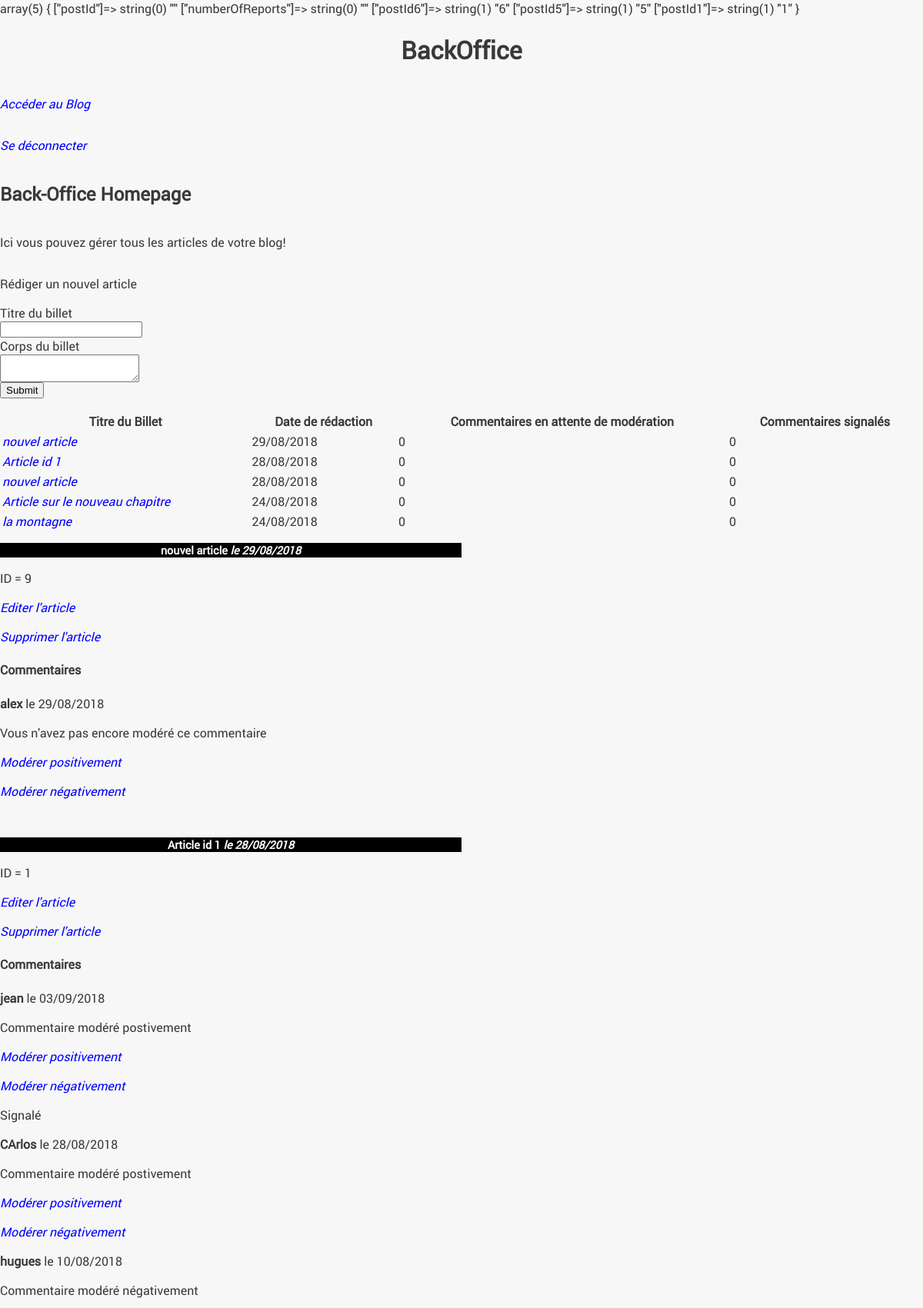
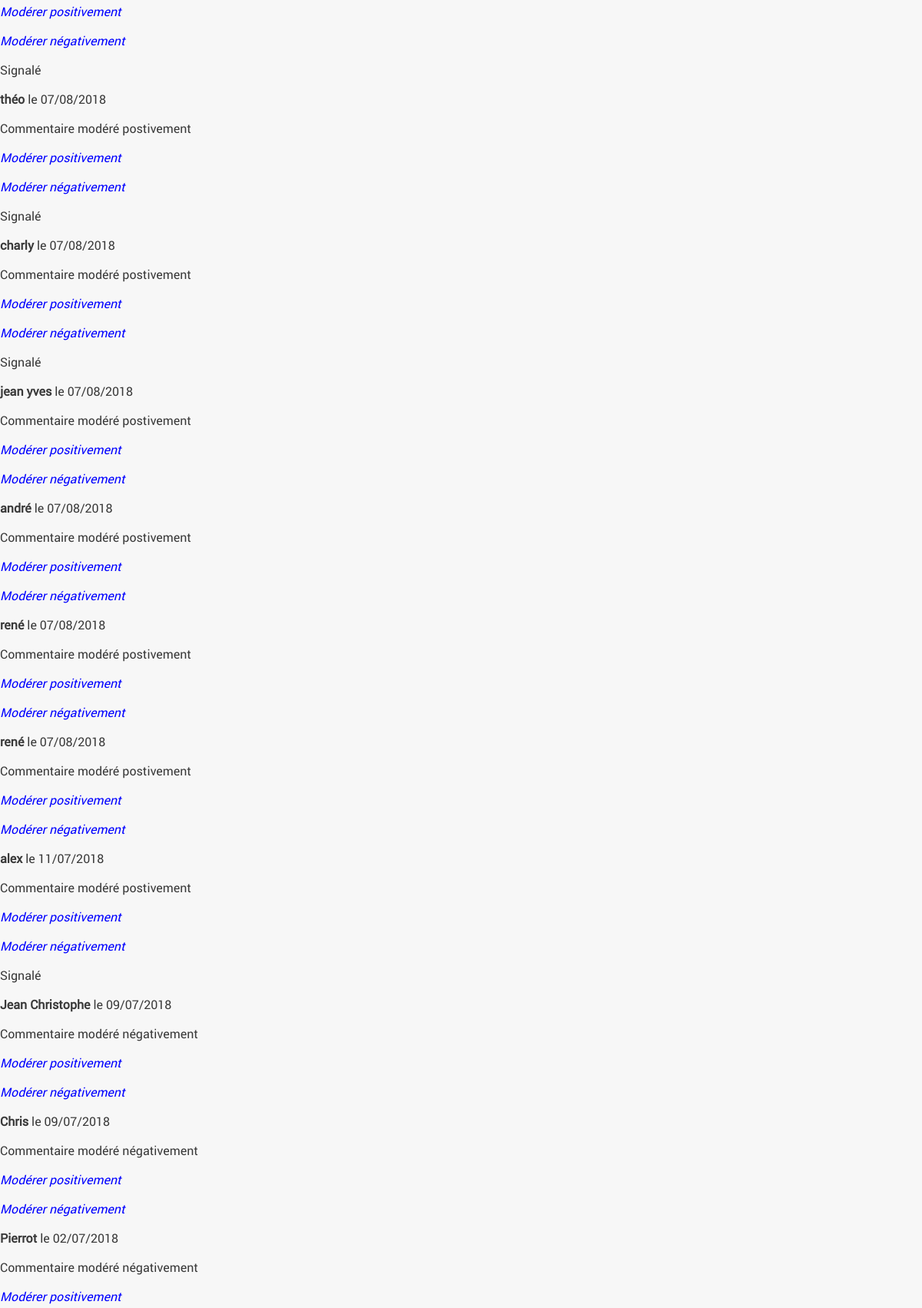
Page /index.php?action=displayDashboard (signed in, upper part) on the committed database (2 pictures, top to bottom).
### tables this page shows
CREATE TABLE `posts` (
  `id` int(11) NOT NULL,
  `title` varchar(255) NOT NULL,
  `content` text NOT NULL,
  `creation_date` datetime NOT NULL DEFAULT CURRENT_TIMESTAMP,
  `reportedComments` int(255) NOT NULL,
  `commentsWaitingForModeration` int(255) NOT NULL
);

CREATE TABLE `comments` (
  `id` int(11) NOT NULL,
  `post_id` int(11) NOT NULL,
  `author` varchar(255) NOT NULL,
  `comment` text NOT NULL,
  `comment_date` datetime NOT NULL,
  `report` tinyint(1) NOT NULL DEFAULT '0',
  `status` varchar(255) DEFAULT 'pending'
);

### controller/backend/backend.php (called while the page is built, shortened)
<?php
require_once 'model/PostManager.php';
require_once 'model/CommentManager.php';
class ctrlBackend {
    private $postManager;
    public function __construct() {
        $this->postManager = new PostManager();
        $this->commentManager = new CommentManager();
    }
    public function listPosts() {
        $posts = $this->postManager->getPosts();
        $comments = $this->commentManager->getAllComments();
        $commentSummary= array("postId"=>'',"numberOfReports"=>'');
        foreach ($comments as $comment):
            $postId = $comment->getPostId();
                    if ($comment->getReport() == true) {
                        if (!in_array($postId, $commentSummary)) {
                            $commentSummary['postId'.$postId] = $postId;
                        }
                    }
        endforeach;
        var_dump($commentSummary);
        require('view/backend/homepageView.php');
    }
}

### index.php (called while the page is built, shortened)
<?php
$router = new Router();
$router -> routRequest();

### model/PostManager.php (called while the page is built, shortened)
<?php
require_once("model/Manager.php");
require_once("model/entities/Post.php");
class PostManager extends Manager
{
    public function getPosts()
    {
        $sql = 'SELECT id, title, content, DATE_FORMAT(creation_date, \'%d/%m/%Y\') AS creation_date, reportedComments, commentsWaitingForModeration FROM posts ORDER BY creation_date DESC LIMIT 0, 5';
        $results = $this->executeRequest($sql);
        $posts = array();
        foreach ($results as $result) {
            $post = new Post($result);
            array_push($posts, $post);
        }
        return $posts;
    }
}

### model/Manager.php (called while the page is built, shortened)
<?php
class Manager
{
    private $bdd;
    protected function executeRequest($sql, $params = null) {
        if ($params == null) {
            $result = $this->getBdd()->query($sql);
        }
        else {
            $result = $this->getBdd()->prepare($sql);
            $result->execute($params);
        }
    return $result;
    }
    private function getBdd() {
        if ($this->bdd == null) {
            $this->bdd = new PDO('mysql:host=localhost;dbname=blog;charset=utf8',
            'root', 'root', array(PDO::ATTR_ERRMODE => PDO::ERRMODE_EXCEPTION));
        }
    return $this->bdd;
    }
}

### model/entities/Post.php (called while the page is built, shortened)
<?php
class Post {
    private $id, $title, $content, $creation_date;
    private $reportedComments, $commentsWaitingForModeration;
    public function hydrate (array $data) {
        foreach ($data as $key => $value) {
            $method = 'set'.ucfirst($key);
        }
    }
    public function setId($id) {
        $this->id = $id;
    }
    public function setTitle($title) {
        $this->title = $title;
    }
    public function setCreation_date($creation_date) {
        $this->creation_date = $creation_date;
    }
    public function setCommentsWaitingForModeration($commentsWaitingForModeration)
    {
        $this->commentsWaitingForModeration = $commentsWaitingForModeration;
    }
    public function setReportedComments($reportedComments)
    {
        $this->reportedComments = $reportedComments;
    }
    public function getId() {
        return $this->id;
    }
    public function getTitle() {
        return $this->title;
    }
    public function getCreation_date() {
        return $this->creation_date;
    }
    public function getCommentsWaitingForModeration() {
        return $this->commentsWaitingForModeration;
    }
    public function getReportedComments() {
        return $this->reportedComments;
    }
}

### model/CommentManager.php (called while the page is built, shortened)
<?php
require_once("model/Manager.php");
require_once("model/entities/Comment.php");
class CommentManager extends Manager
{
    public function getAllComments() {
        $sql = 'SELECT id, post_id AS postId, author, comment, status, report, DATE_FORMAT(comment_date, \'%d/%m/%Y\') AS commentDate FROM comments
        ORDER BY
            CASE
                WHEN report=1 AND status="pending" THEN report
            END DESC,
            CASE
                WHEN report!=1 AND status="pending" THEN status
            END DESC,
        comment_date DESC';
        $results = $this->executeRequest($sql);
        $comments = array();
        foreach ($results as $result) {
            $comment = new Comment($result);
            array_push($comments, $comment);
        }
        return $comments;
    }
}

### model/entities/Comment.php (called while the page is built, shortened)
<?php
class Comment {
    private $postId;
    private $id, $author, $comment, $commentDate;
    private $status;
    private $report;
    public function hydrate (array $data) {
        foreach ($data as $key => $value) {
            $method = 'set'.ucfirst($key);
        }
    }
    public function setId($id) {
        $this->id = $id;
    }
    public function setPostId($postId) {
        $this->postId = $postId;
    }
    public function setAuthor($author) {
        $this->author = $author;
    }
    public function setCommentDate($commentDate) {
        $this->commentDate = $commentDate;
    }
    public function setStatus($status) {
        $statuses = array("pending", "disapproved", "approved");
        if (in_array($status, $statuses)) {
            $this->status = $status;
        }
    }
    public function setReport($report) {
            $this->report = $report;
        }
    public function getPostId() {
        return $this->postId;
    }
    public function getId() {
        return $this->id;
    }
    public function getAuthor() {
        return $this->author;
    }
    public function getCommentDate() {
        return $this->commentDate;
    }
    public function getStatus() {
        return $this->status;
    }
    public function getReport() {
        return $this->report;
    }
}

### view/backend/homepageView.php (the view, shortened to what this page needs)
<p><a href="index.php?action=disconnect">Se déconnecter</a></p>
<h2>Back-Office Homepage</h2>
<p>Ici vous pouvez gérer tous les articles de votre blog!</p>
<p>Rédiger un nouvel article</p>
<form action="index.php?action=addPost" method="post">
    <div>
        <label for="title">Titre du billet</label><br />
        <input type="text" id="title" name="title" required/>
    </div>
    <div>
        <label for="content">Corps du billet</label><br />
        <textarea class="mytextarea" name="content"></textarea>
    </div>
    <div>
        <input type="submit" />
    </div>
</form>
<table>
    <tr>
        <th>Titre du Billet</th>
        <th>Date de rédaction</th>
        <th>Commentaires en attente de modération</th>
        <th>Commentaires signalés</th>
    </tr>
    <?php foreach ($posts as $post):
    ?>
    <tr>
        <td><a href="index.php?action=displayPost&amp;id=<?= $post->getId(); ?>"><?= htmlspecialchars($post->getTitle()) ;?></a></td>
        <td><?= $post->getCreation_date(); ?></td>
        <td><?= $post->getcommentsWaitingForModeration(); ?></td>
        <td><?= $post->getreportedComments(); ?></td>
    </tr>
    <?php
    endforeach;
    ?>
</table>
<?php foreach ($posts as $post): ?>
<div>
    <h3>
        <?= htmlspecialchars($post->getTitle()) ;?>
        <em>le <?= $post->getCreation_date(); ?></em>
    </h3>
    <p>ID = <?= $post->getId();?></p>
    <p><a href="index.php?action=displayPost&amp;id=<?= $post->getId(); ?>">Editer l'article</a></p>
    <em><a href="index.php?action=delete&amp;id=<?= $post->getId(); ?>">Supprimer l'article</a></em>
    <p>
        <h4>Commentaires</h4>
        <?php $postId = $post->getId();?>
        <p>
        <?php foreach ($comments as $comment):
            $commentPostId = $comment->getPostId();
            if ($commentPostId === $postId) {
                ?>
                    <p><strong><?= htmlspecialchars($comment->getAuthor()); ?></strong> le <?= $comment->getCommentDate(); ?></p>
                    <?php
                    if ($comment->getStatus() === "approved") {
                        ?>
                        <p>Commentaire modéré postivement</p>
                        <?php
                    }
                    else if ($comment->getStatus() === "disapproved") {
                        ?>
                        <p>Commentaire modéré négativement</p>
                        <?php
                    }
                    else {
                        ?>
                        <p>Vous n'avez pas encore modéré ce commentaire</p>
                        <?php
                    }
                    ?>
                    <p><a href="index.php?action=approveComment&amp;id=<?= $comment->getId(); ?>">Modérer positivement</a></p>
                    <p><a href="index.php?action=disapproveComment&amp;id=<?= $comment->getId(); ?>">Modérer négativement</a></p>
                    <?php
                    if ($comment->getReport() == true) {
                        ?>
                        <p>Signalé</p>
                        <?php
                    }
            }
        endforeach; ?>
        </p>
    </p>
</div>
<?php endforeach; ?>
<?php require('template.php'); ?>

### public/css/style.css (style rules this page uses)
body { color: #393939; background-color: #f7f7f7; font-family: 'robotoregular'; display: flex; flex-direction: column; flex-wrap: wrap; margin: auto; max-width: 1600px; }
h1, h3 { text-align:center; }
h3 { background-color:black; color:white; font-size:0.9em; margin-bottom:0px; }
a { text-decoration: none; color: blue; font-style: italic; }
html body div h3 { width: 50%; }

### rows in the picture
posts: title "nouvel article", Creation_date "29/08/2018", commentsWaitingForModeration "0", reportedComments "0", id "9"
posts: title "Article id 1", Creation_date "28/08/2018", commentsWaitingForModeration "0", reportedComments "0", id "1"
posts: title "nouvel article", Creation_date "28/08/2018", commentsWaitingForModeration "0", reportedComments "0"
posts: title "Article sur le nouveau chapitre", Creation_date "24/08/2018", commentsWaitingForModeration "0", reportedComments "0"
posts: title "la montagne", Creation_date "24/08/2018", commentsWaitingForModeration "0", reportedComments "0"
comments: author "alex", CommentDate "29/08/2018", shows "Vous n'avez pas encore modéré ce commentaire"
comments: author "jean", CommentDate "03/09/2018", status "Commentaire modéré postivement", report "Signalé"
comments: author "CArlos", CommentDate "28/08/2018", status "Commentaire modéré postivement"
comments: author "hugues", CommentDate "10/08/2018", status "Commentaire modéré négativement", report "Signalé"
comments: author "théo", CommentDate "07/08/2018", status "Commentaire modéré postivement", report "Signalé"
comments: author "charly", CommentDate "07/08/2018", status "Commentaire modéré postivement", report "Signalé"
comments: author "jean yves", CommentDate "07/08/2018", status "Commentaire modéré postivement"
comments: author "andré", CommentDate "07/08/2018", status "Commentaire modéré postivement"
comments: author "rené", CommentDate "07/08/2018", status "Commentaire modéré postivement"
comments: author "rené", CommentDate "07/08/2018", status "Commentaire modéré postivement"
comments: author "alex", CommentDate "11/07/2018", status "Commentaire modéré postivement", report "Signalé"
comments: author "Jean Christophe", CommentDate "09/07/2018", status "Commentaire modéré négativement"
comments: author "Chris", CommentDate "09/07/2018", status "Commentaire modéré négativement"
comments: author "Pierrot", CommentDate "02/07/2018", status "Commentaire modéré négativement"
